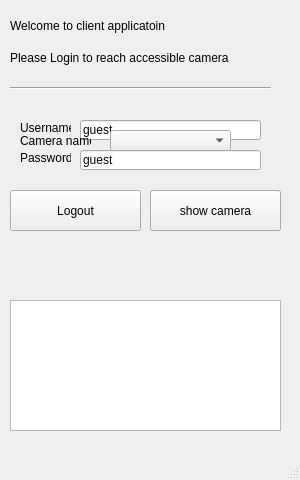
<?xml version="1.0" encoding="UTF-8"?>
<ui version="4.0">
 <class>MainWindow</class>
 <widget class="QMainWindow" name="MainWindow">
  <property name="geometry">
   <rect>
    <x>0</x>
    <y>0</y>
    <width>300</width>
    <height>480</height>
   </rect>
  </property>
  <property name="sizePolicy">
   <sizepolicy hsizetype="Fixed" vsizetype="Fixed">
    <horstretch>0</horstretch>
    <verstretch>0</verstretch>
   </sizepolicy>
  </property>
  <property name="minimumSize">
   <size>
    <width>300</width>
    <height>480</height>
   </size>
  </property>
  <property name="maximumSize">
   <size>
    <width>300</width>
    <height>480</height>
   </size>
  </property>
  <property name="windowTitle">
   <string>MainWindow</string>
  </property>
  <widget class="QWidget" name="centralwidget">
   <property name="sizePolicy">
    <sizepolicy hsizetype="Fixed" vsizetype="Preferred">
     <horstretch>0</horstretch>
     <verstretch>0</verstretch>
    </sizepolicy>
   </property>
   <widget class="QLabel" name="label">
    <property name="geometry">
     <rect>
      <x>10</x>
      <y>10</y>
      <width>161</width>
      <height>31</height>
     </rect>
    </property>
    <property name="text">
     <string>Welcome to client applicatoin</string>
    </property>
   </widget>
   <widget class="Line" name="line">
    <property name="geometry">
     <rect>
      <x>10</x>
      <y>80</y>
      <width>261</width>
      <height>16</height>
     </rect>
    </property>
    <property name="orientation">
     <enum>Qt::Horizontal</enum>
    </property>
   </widget>
   <widget class="QLabel" name="label_2">
    <property name="geometry">
     <rect>
      <x>10</x>
      <y>50</y>
      <width>221</width>
      <height>16</height>
     </rect>
    </property>
    <property name="text">
     <string>Please Login to reach accessible camera</string>
    </property>
   </widget>
   <widget class="QLabel" name="label_3">
    <property name="geometry">
     <rect>
      <x>20</x>
      <y>120</y>
      <width>51</width>
      <height>16</height>
     </rect>
    </property>
    <property name="text">
     <string>Username</string>
    </property>
   </widget>
   <widget class="QLabel" name="label_4">
    <property name="geometry">
     <rect>
      <x>20</x>
      <y>150</y>
      <width>51</width>
      <height>16</height>
     </rect>
    </property>
    <property name="text">
     <string>Password</string>
    </property>
   </widget>
   <widget class="QTextBrowser" name="LogtextBrowser">
    <property name="geometry">
     <rect>
      <x>10</x>
      <y>300</y>
      <width>271</width>
      <height>131</height>
     </rect>
    </property>
   </widget>
   <widget class="QLineEdit" name="Username_lineEdit">
    <property name="geometry">
     <rect>
      <x>80</x>
      <y>120</y>
      <width>181</width>
      <height>20</height>
     </rect>
    </property>
    <property name="text">
     <string>guest</string>
    </property>
   </widget>
   <widget class="QLineEdit" name="Password_lineEdit">
    <property name="geometry">
     <rect>
      <x>80</x>
      <y>150</y>
      <width>181</width>
      <height>20</height>
     </rect>
    </property>
    <property name="text">
     <string>guest</string>
    </property>
   </widget>
   <widget class="QPushButton" name="Login_Button">
    <property name="geometry">
     <rect>
      <x>150</x>
      <y>190</y>
      <width>131</width>
      <height>41</height>
     </rect>
    </property>
    <property name="text">
     <string>Login</string>
    </property>
   </widget>
   <widget class="QPushButton" name="Show_Button">
    <property name="geometry">
     <rect>
      <x>150</x>
      <y>190</y>
      <width>131</width>
      <height>41</height>
     </rect>
    </property>
    <property name="text">
     <string>show camera</string>
    </property>
   </widget>
   <widget class="QComboBox" name="CamNameComboBox">
    <property name="geometry">
     <rect>
      <x>110</x>
      <y>130</y>
      <width>121</width>
      <height>21</height>
     </rect>
    </property>
   </widget>
   <widget class="QLabel" name="label_10">
    <property name="geometry">
     <rect>
      <x>20</x>
      <y>130</y>
      <width>71</width>
      <height>21</height>
     </rect>
    </property>
    <property name="text">
     <string>Camera name</string>
    </property>
   </widget>
   <widget class="QPushButton" name="Logout_Button">
    <property name="geometry">
     <rect>
      <x>10</x>
      <y>190</y>
      <width>131</width>
      <height>41</height>
     </rect>
    </property>
    <property name="text">
     <string>Logout</string>
    </property>
   </widget>
  </widget>
  <widget class="QMenuBar" name="menubar">
   <property name="geometry">
    <rect>
     <x>0</x>
     <y>0</y>
     <width>300</width>
     <height>21</height>
    </rect>
   </property>
  </widget>
  <widget class="QStatusBar" name="statusbar"/>
 </widget>
 <resources/>
 <connections/>
</ui>
